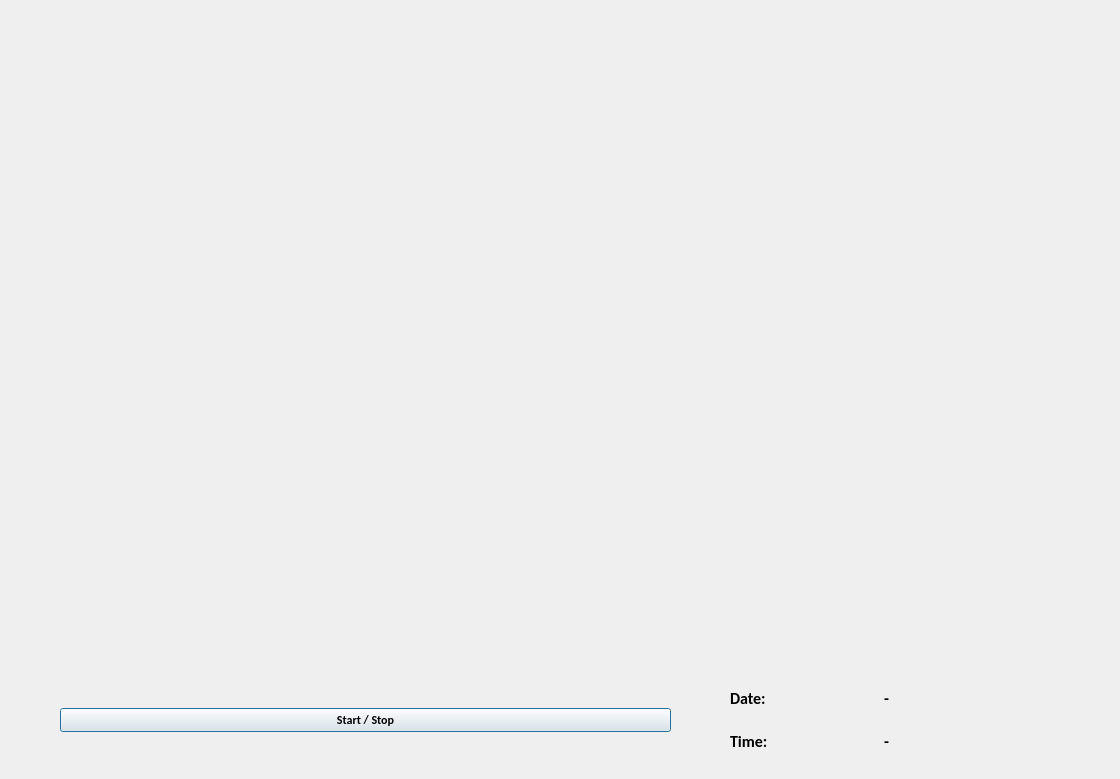
<?xml version="1.0" encoding="UTF-8"?>
<ui version="4.0">
 <class>OutputDialog</class>
 <widget class="QDialog" name="OutputDialog">
  <property name="geometry">
   <rect>
    <x>0</x>
    <y>0</y>
    <width>1120</width>
    <height>779</height>
   </rect>
  </property>
  <property name="minimumSize">
   <size>
    <width>0</width>
    <height>0</height>
   </size>
  </property>
  <property name="maximumSize">
   <size>
    <width>1920</width>
    <height>1080</height>
   </size>
  </property>
  <property name="font">
   <font>
    <family>Calibri</family>
    <weight>75</weight>
    <bold>true</bold>
   </font>
  </property>
  <property name="windowTitle">
   <string>Face_Recognition</string>
  </property>
  <property name="windowIcon">
   <iconset>
    <normaloff>:/icon/icon.png</normaloff>:/icon/icon.png</iconset>
  </property>
  <widget class="QLabel" name="imgLabel">
   <property name="geometry">
    <rect>
     <x>260</x>
     <y>20</y>
     <width>640</width>
     <height>480</height>
    </rect>
   </property>
   <property name="minimumSize">
    <size>
     <width>640</width>
     <height>480</height>
    </size>
   </property>
   <property name="maximumSize">
    <size>
     <width>640</width>
     <height>480</height>
    </size>
   </property>
   <property name="layoutDirection">
    <enum>Qt::LeftToRight</enum>
   </property>
   <property name="text">
    <string/>
   </property>
  </widget>
  <widget class="QWidget" name="horizontalLayoutWidget">
   <property name="geometry">
    <rect>
     <x>60</x>
     <y>670</y>
     <width>611</width>
     <height>101</height>
    </rect>
   </property>
   <layout class="QHBoxLayout" name="horizontalLayout">
    <item>
     <widget class="QPushButton" name="Start_Stop">
      <property name="text">
       <string>Start / Stop</string>
      </property>
      <property name="checkable">
       <bool>true</bool>
      </property>
     </widget>
    </item>
   </layout>
  </widget>
  <widget class="QWidget" name="verticalLayoutWidget">
   <property name="geometry">
    <rect>
     <x>730</x>
     <y>680</y>
     <width>301</width>
     <height>80</height>
    </rect>
   </property>
   <layout class="QVBoxLayout" name="verticalLayout">
    <item>
     <layout class="QHBoxLayout" name="horizontalLayout_2">
      <item>
       <widget class="QLabel" name="label">
        <property name="font">
         <font>
          <family>Calibri</family>
          <pointsize>12</pointsize>
          <weight>75</weight>
          <bold>true</bold>
         </font>
        </property>
        <property name="text">
         <string>Date:</string>
        </property>
       </widget>
      </item>
      <item>
       <widget class="QLabel" name="Date_Label">
        <property name="font">
         <font>
          <family>Calibri</family>
          <pointsize>12</pointsize>
          <weight>75</weight>
          <bold>true</bold>
         </font>
        </property>
        <property name="text">
         <string>-</string>
        </property>
       </widget>
      </item>
     </layout>
    </item>
    <item>
     <layout class="QHBoxLayout" name="horizontalLayout_3">
      <item>
       <widget class="QLabel" name="label_2">
        <property name="font">
         <font>
          <family>Calibri</family>
          <pointsize>12</pointsize>
          <weight>75</weight>
          <bold>true</bold>
         </font>
        </property>
        <property name="text">
         <string>Time:</string>
        </property>
       </widget>
      </item>
      <item>
       <widget class="QLabel" name="Time_Label">
        <property name="font">
         <font>
          <family>Calibri</family>
          <pointsize>12</pointsize>
          <weight>75</weight>
          <bold>true</bold>
         </font>
        </property>
        <property name="text">
         <string>-</string>
        </property>
       </widget>
      </item>
     </layout>
    </item>
   </layout>
  </widget>
 </widget>
 <resources>
  <include location="resource.qrc"/>
 </resources>
 <connections/>
</ui>
